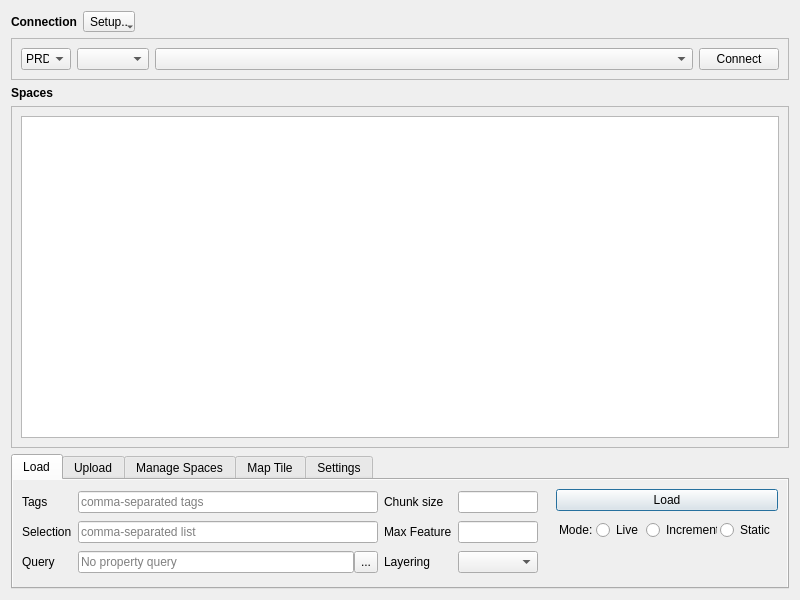
<?xml version="1.0" encoding="UTF-8"?>
<ui version="4.0">
 <class>Dialog</class>
 <widget class="QDialog" name="Dialog">
  <property name="geometry">
   <rect>
    <x>0</x>
    <y>0</y>
    <width>800</width>
    <height>600</height>
   </rect>
  </property>
  <property name="sizePolicy">
   <sizepolicy hsizetype="Minimum" vsizetype="Preferred">
    <horstretch>0</horstretch>
    <verstretch>0</verstretch>
   </sizepolicy>
  </property>
  <property name="windowTitle">
   <string>XYZ Hub Connector</string>
  </property>
  <layout class="QVBoxLayout" name="verticalLayout">
   <item>
    <widget class="QWidget" name="groupBox_token" native="true">
     <layout class="QVBoxLayout" name="verticalLayout_4">
      <property name="leftMargin">
       <number>0</number>
      </property>
      <property name="topMargin">
       <number>0</number>
      </property>
      <property name="rightMargin">
       <number>0</number>
      </property>
      <property name="bottomMargin">
       <number>0</number>
      </property>
      <item>
       <widget class="QWidget" name="widget_label_2" native="true">
        <property name="sizePolicy">
         <sizepolicy hsizetype="Preferred" vsizetype="Fixed">
          <horstretch>0</horstretch>
          <verstretch>0</verstretch>
         </sizepolicy>
        </property>
        <layout class="QFormLayout" name="formLayout_5">
         <property name="leftMargin">
          <number>0</number>
         </property>
         <property name="topMargin">
          <number>0</number>
         </property>
         <property name="rightMargin">
          <number>0</number>
         </property>
         <property name="bottomMargin">
          <number>0</number>
         </property>
         <item row="0" column="0">
          <widget class="QLabel" name="label_14">
           <property name="sizePolicy">
            <sizepolicy hsizetype="Fixed" vsizetype="Preferred">
             <horstretch>0</horstretch>
             <verstretch>0</verstretch>
            </sizepolicy>
           </property>
           <property name="font">
            <font>
             <weight>75</weight>
             <bold>true</bold>
            </font>
           </property>
           <property name="text">
            <string>Connection</string>
           </property>
          </widget>
         </item>
         <item row="0" column="1">
          <widget class="QToolButton" name="btn_menu_conn">
           <property name="sizePolicy">
            <sizepolicy hsizetype="Fixed" vsizetype="Preferred">
             <horstretch>0</horstretch>
             <verstretch>0</verstretch>
            </sizepolicy>
           </property>
           <property name="toolTip">
            <string>Setup Hub Server/Token</string>
           </property>
           <property name="text">
            <string>Setup..</string>
           </property>
           <property name="popupMode">
            <enum>QToolButton::InstantPopup</enum>
           </property>
           <action name="action_manage_server">
            <property name="text">
             <string>Hub Server</string>
            </property>
           </action>
           <action name="action_manage_token">
            <property name="text">
             <string>Hub Token</string>
            </property>
           </action>
           <addaction name="action_manage_server"/>
           <addaction name="action_manage_token"/>
          </widget>
         </item>
        </layout>
       </widget>
      </item>
      <item>
       <widget class="QFrame" name="frame_content_2">
        <property name="enabled">
         <bool>true</bool>
        </property>
        <property name="frameShape">
         <enum>QFrame::StyledPanel</enum>
        </property>
        <property name="frameShadow">
         <enum>QFrame::Raised</enum>
        </property>
        <layout class="QGridLayout" name="gridLayout_2">
         <item row="1" column="3">
          <widget class="QPushButton" name="btn_use">
           <property name="sizePolicy">
            <sizepolicy hsizetype="Preferred" vsizetype="Fixed">
             <horstretch>0</horstretch>
             <verstretch>0</verstretch>
            </sizepolicy>
           </property>
           <property name="text">
            <string>Connect</string>
           </property>
           <property name="autoDefault">
            <bool>false</bool>
           </property>
          </widget>
         </item>
         <item row="1" column="0">
          <widget class="QComboBox" name="comboBox_server">
           <property name="enabled">
            <bool>true</bool>
           </property>
           <property name="sizePolicy">
            <sizepolicy hsizetype="Fixed" vsizetype="Fixed">
             <horstretch>0</horstretch>
             <verstretch>0</verstretch>
            </sizepolicy>
           </property>
           <property name="maximumSize">
            <size>
             <width>50</width>
             <height>16777215</height>
            </size>
           </property>
           <property name="visible">
            <bool>false</bool>
           </property>
           <item>
            <property name="text">
             <string>PRD</string>
            </property>
           </item>
           <item>
            <property name="text">
             <string>CIT</string>
            </property>
           </item>
           <item>
            <property name="text">
             <string>SIT</string>
            </property>
           </item>
          </widget>
         </item>
         <item row="1" column="2">
          <widget class="QComboBox" name="comboBox_token">
           <property name="enabled">
            <bool>true</bool>
           </property>
           <property name="sizePolicy">
            <sizepolicy hsizetype="MinimumExpanding" vsizetype="Fixed">
             <horstretch>0</horstretch>
             <verstretch>0</verstretch>
            </sizepolicy>
           </property>
           <property name="toolTip">
            <string>Data Hub Token</string>
           </property>
           <property name="editable">
            <bool>false</bool>
           </property>
          </widget>
         </item>
         <item row="1" column="1">
          <widget class="QComboBox" name="comboBox_server_url">
           <property name="enabled">
            <bool>true</bool>
           </property>
           <property name="sizePolicy">
            <sizepolicy hsizetype="Fixed" vsizetype="Fixed">
             <horstretch>0</horstretch>
             <verstretch>0</verstretch>
            </sizepolicy>
           </property>
           <property name="maximumSize">
            <size>
             <width>100</width>
             <height>16777215</height>
            </size>
           </property>
           <property name="toolTip">
            <string>Data Hub Server</string>
           </property>
           <property name="editable">
            <bool>false</bool>
           </property>
          </widget>
         </item>
        </layout>
       </widget>
      </item>
     </layout>
    </widget>
   </item>
   <item>
    <widget class="QWidget" name="groupBox_table" native="true">
     <layout class="QVBoxLayout" name="verticalLayout_3">
      <property name="leftMargin">
       <number>0</number>
      </property>
      <property name="topMargin">
       <number>0</number>
      </property>
      <property name="rightMargin">
       <number>0</number>
      </property>
      <property name="bottomMargin">
       <number>0</number>
      </property>
      <item>
       <widget class="QWidget" name="widget_label_1" native="true">
        <property name="sizePolicy">
         <sizepolicy hsizetype="Preferred" vsizetype="Fixed">
          <horstretch>0</horstretch>
          <verstretch>0</verstretch>
         </sizepolicy>
        </property>
        <layout class="QFormLayout" name="formLayout_1">
         <property name="leftMargin">
          <number>0</number>
         </property>
         <property name="topMargin">
          <number>0</number>
         </property>
         <property name="rightMargin">
          <number>0</number>
         </property>
         <property name="bottomMargin">
          <number>0</number>
         </property>
         <item row="0" column="0">
          <widget class="QLabel" name="label_15">
           <property name="sizePolicy">
            <sizepolicy hsizetype="Fixed" vsizetype="Preferred">
             <horstretch>0</horstretch>
             <verstretch>0</verstretch>
            </sizepolicy>
           </property>
           <property name="font">
            <font>
             <weight>75</weight>
             <bold>true</bold>
            </font>
           </property>
           <property name="text">
            <string>Spaces</string>
           </property>
          </widget>
         </item>
        </layout>
       </widget>
      </item>
      <item>
       <widget class="QFrame" name="frame_content_1">
        <property name="frameShape">
         <enum>QFrame::StyledPanel</enum>
        </property>
        <property name="frameShadow">
         <enum>QFrame::Raised</enum>
        </property>
        <layout class="QVBoxLayout" name="verticalLayout_2">
         <item>
          <widget class="QTableView" name="tableView_space">
           <property name="sizePolicy">
            <sizepolicy hsizetype="MinimumExpanding" vsizetype="MinimumExpanding">
             <horstretch>0</horstretch>
             <verstretch>0</verstretch>
            </sizepolicy>
           </property>
          </widget>
         </item>
        </layout>
       </widget>
      </item>
     </layout>
    </widget>
   </item>
   <item>
    <widget class="QTabWidget" name="tabWidget">
     <property name="sizePolicy">
      <sizepolicy hsizetype="Expanding" vsizetype="Fixed">
       <horstretch>0</horstretch>
       <verstretch>0</verstretch>
      </sizepolicy>
     </property>
     <property name="currentIndex">
      <number>0</number>
     </property>
     <widget class="QWidget" name="tab_load">
      <property name="enabled">
       <bool>true</bool>
      </property>
      <property name="autoFillBackground">
       <bool>true</bool>
      </property>
      <attribute name="title">
       <string>Load</string>
      </attribute>
      <layout class="QHBoxLayout" name="horizontalLayout_4">
       <property name="spacing">
        <number>0</number>
       </property>
       <property name="leftMargin">
        <number>0</number>
       </property>
       <property name="topMargin">
        <number>0</number>
       </property>
       <property name="rightMargin">
        <number>0</number>
       </property>
       <property name="bottomMargin">
        <number>0</number>
       </property>
       <item>
        <widget class="QWidget" name="widget_2" native="true">
         <property name="sizePolicy">
          <sizepolicy hsizetype="Preferred" vsizetype="Preferred">
           <horstretch>0</horstretch>
           <verstretch>0</verstretch>
          </sizepolicy>
         </property>
         <layout class="QGridLayout" name="gridLayout">
          <item row="2" column="4">
           <widget class="QLabel" name="label_9">
            <property name="sizePolicy">
             <sizepolicy hsizetype="Fixed" vsizetype="Preferred">
              <horstretch>0</horstretch>
              <verstretch>0</verstretch>
             </sizepolicy>
            </property>
            <property name="text">
             <string>Layering</string>
            </property>
           </widget>
          </item>
          <item row="0" column="4">
           <widget class="QLabel" name="label">
            <property name="sizePolicy">
             <sizepolicy hsizetype="Fixed" vsizetype="Preferred">
              <horstretch>0</horstretch>
              <verstretch>0</verstretch>
             </sizepolicy>
            </property>
            <property name="text">
             <string>Chunk size</string>
            </property>
           </widget>
          </item>
          <item row="0" column="5">
           <widget class="QLineEdit" name="lineEdit_limit">
            <property name="sizePolicy">
             <sizepolicy hsizetype="Fixed" vsizetype="Fixed">
              <horstretch>0</horstretch>
              <verstretch>0</verstretch>
             </sizepolicy>
            </property>
            <property name="maximumSize">
             <size>
              <width>80</width>
              <height>16777215</height>
             </size>
            </property>
            <property name="text">
             <string comment="auto" extracomment="comment"/>
            </property>
            <property name="maxLength">
             <number>10</number>
            </property>
            <property name="alignment">
             <set>Qt::AlignRight|Qt::AlignTrailing|Qt::AlignVCenter</set>
            </property>
           </widget>
          </item>
          <item row="1" column="5">
           <widget class="QLineEdit" name="lineEdit_max_feat">
            <property name="sizePolicy">
             <sizepolicy hsizetype="Fixed" vsizetype="Fixed">
              <horstretch>0</horstretch>
              <verstretch>0</verstretch>
             </sizepolicy>
            </property>
            <property name="maximumSize">
             <size>
              <width>80</width>
              <height>16777215</height>
             </size>
            </property>
            <property name="maxLength">
             <number>15</number>
            </property>
            <property name="alignment">
             <set>Qt::AlignRight|Qt::AlignTrailing|Qt::AlignVCenter</set>
            </property>
           </widget>
          </item>
          <item row="0" column="1" colspan="3">
           <widget class="QLineEdit" name="lineEdit_tags">
            <property name="sizePolicy">
             <sizepolicy hsizetype="Minimum" vsizetype="Fixed">
              <horstretch>0</horstretch>
              <verstretch>0</verstretch>
             </sizepolicy>
            </property>
            <property name="maxLength">
             <number>2000</number>
            </property>
            <property name="placeholderText">
             <string>comma-separated tags</string>
            </property>
           </widget>
          </item>
          <item row="0" column="0">
           <widget class="QLabel" name="label_3">
            <property name="sizePolicy">
             <sizepolicy hsizetype="Fixed" vsizetype="Preferred">
              <horstretch>0</horstretch>
              <verstretch>0</verstretch>
             </sizepolicy>
            </property>
            <property name="text">
             <string>Tags</string>
            </property>
           </widget>
          </item>
          <item row="1" column="1" colspan="3">
           <widget class="QLineEdit" name="lineEdit_selection">
            <property name="sizePolicy">
             <sizepolicy hsizetype="Minimum" vsizetype="Fixed">
              <horstretch>0</horstretch>
              <verstretch>0</verstretch>
             </sizepolicy>
            </property>
            <property name="maxLength">
             <number>2000</number>
            </property>
            <property name="placeholderText">
             <string>comma-separated list</string>
            </property>
           </widget>
          </item>
          <item row="1" column="4">
           <widget class="QLabel" name="label_2">
            <property name="sizePolicy">
             <sizepolicy hsizetype="Fixed" vsizetype="Preferred">
              <horstretch>0</horstretch>
              <verstretch>0</verstretch>
             </sizepolicy>
            </property>
            <property name="text">
             <string>Max Feature</string>
            </property>
           </widget>
          </item>
          <item row="1" column="0">
           <widget class="QLabel" name="label_12">
            <property name="sizePolicy">
             <sizepolicy hsizetype="Fixed" vsizetype="Preferred">
              <horstretch>0</horstretch>
              <verstretch>0</verstretch>
             </sizepolicy>
            </property>
            <property name="text">
             <string>Selection</string>
            </property>
           </widget>
          </item>
          <item row="2" column="5">
           <widget class="QComboBox" name="comboBox_similarity_threshold"/>
          </item>
          <item row="2" column="0">
           <widget class="QLabel" name="label_13">
            <property name="sizePolicy">
             <sizepolicy hsizetype="Fixed" vsizetype="Preferred">
              <horstretch>0</horstretch>
              <verstretch>0</verstretch>
             </sizepolicy>
            </property>
            <property name="text">
             <string>Query</string>
            </property>
           </widget>
          </item>
          <item row="2" column="1" colspan="3">
           <widget class="QWidget" name="widget_line_filter" native="true">
            <layout class="QHBoxLayout" name="horizontalLayout_9">
             <property name="spacing">
              <number>0</number>
             </property>
             <property name="leftMargin">
              <number>0</number>
             </property>
             <property name="topMargin">
              <number>0</number>
             </property>
             <property name="rightMargin">
              <number>0</number>
             </property>
             <property name="bottomMargin">
              <number>0</number>
             </property>
             <item>
              <widget class="QLineEdit" name="lineEdit_filter">
               <property name="sizePolicy">
                <sizepolicy hsizetype="Minimum" vsizetype="Fixed">
                 <horstretch>0</horstretch>
                 <verstretch>0</verstretch>
                </sizepolicy>
               </property>
               <property name="maxLength">
                <number>2000</number>
               </property>
               <property name="readOnly">
                <bool>true</bool>
               </property>
               <property name="placeholderText">
                <string>No property query</string>
               </property>
              </widget>
             </item>
             <item>
              <widget class="QToolButton" name="btn_filter">
               <property name="sizePolicy">
                <sizepolicy hsizetype="Fixed" vsizetype="Preferred">
                 <horstretch>0</horstretch>
                 <verstretch>0</verstretch>
                </sizepolicy>
               </property>
               <property name="text">
                <string>...</string>
               </property>
              </widget>
             </item>
            </layout>
           </widget>
          </item>
         </layout>
        </widget>
       </item>
       <item>
        <widget class="QWidget" name="widget_4" native="true">
         <property name="maximumSize">
          <size>
           <width>240</width>
           <height>16777215</height>
          </size>
         </property>
         <layout class="QFormLayout" name="formLayout">
          <item row="0" column="0" colspan="2">
           <widget class="QPushButton" name="btn_load">
            <property name="text">
             <string>Load</string>
            </property>
           </widget>
          </item>
          <item row="1" column="0" colspan="2">
           <widget class="QFrame" name="frame_2">
            <layout class="QHBoxLayout" name="horizontalLayout_8">
             <property name="spacing">
              <number>3</number>
             </property>
             <property name="leftMargin">
              <number>3</number>
             </property>
             <property name="topMargin">
              <number>3</number>
             </property>
             <property name="rightMargin">
              <number>3</number>
             </property>
             <property name="bottomMargin">
              <number>3</number>
             </property>
             <item>
              <widget class="QLabel" name="label_10">
               <property name="text">
                <string>Mode:</string>
               </property>
              </widget>
             </item>
             <item>
              <widget class="QRadioButton" name="radioButton_loading_live">
               <property name="layoutDirection">
                <enum>Qt::LeftToRight</enum>
               </property>
               <property name="text">
                <string>Live</string>
               </property>
              </widget>
             </item>
             <item>
              <widget class="QRadioButton" name="radioButton_loading_tile">
               <property name="layoutDirection">
                <enum>Qt::LeftToRight</enum>
               </property>
               <property name="text">
                <string>Incremental</string>
               </property>
              </widget>
             </item>
             <item>
              <widget class="QRadioButton" name="radioButton_loading_single">
               <property name="layoutDirection">
                <enum>Qt::LeftToRight</enum>
               </property>
               <property name="text">
                <string>Static</string>
               </property>
              </widget>
             </item>
            </layout>
           </widget>
          </item>
         </layout>
        </widget>
       </item>
      </layout>
     </widget>
     <widget class="QWidget" name="tab_upload">
      <property name="autoFillBackground">
       <bool>true</bool>
      </property>
      <attribute name="title">
       <string>Upload</string>
      </attribute>
      <layout class="QHBoxLayout" name="horizontalLayout_5">
       <property name="spacing">
        <number>0</number>
       </property>
       <property name="leftMargin">
        <number>0</number>
       </property>
       <property name="topMargin">
        <number>0</number>
       </property>
       <property name="rightMargin">
        <number>0</number>
       </property>
       <property name="bottomMargin">
        <number>0</number>
       </property>
       <item>
        <widget class="QWidget" name="widget_3" native="true">
         <property name="sizePolicy">
          <sizepolicy hsizetype="Preferred" vsizetype="Preferred">
           <horstretch>0</horstretch>
           <verstretch>0</verstretch>
          </sizepolicy>
         </property>
         <layout class="QFormLayout" name="formLayout_3">
          <item row="0" column="0">
           <widget class="QLabel" name="label_4">
            <property name="sizePolicy">
             <sizepolicy hsizetype="Fixed" vsizetype="Preferred">
              <horstretch>0</horstretch>
              <verstretch>0</verstretch>
             </sizepolicy>
            </property>
            <property name="text">
             <string>Tags</string>
            </property>
           </widget>
          </item>
          <item row="0" column="1">
           <widget class="QLineEdit" name="lineEdit_tags_upload">
            <property name="sizePolicy">
             <sizepolicy hsizetype="Preferred" vsizetype="Fixed">
              <horstretch>0</horstretch>
              <verstretch>0</verstretch>
             </sizepolicy>
            </property>
            <property name="minimumSize">
             <size>
              <width>300</width>
              <height>0</height>
             </size>
            </property>
            <property name="maxLength">
             <number>2000</number>
            </property>
            <property name="placeholderText">
             <string>comma-separated tags</string>
            </property>
           </widget>
          </item>
          <item row="1" column="1">
           <widget class="QgsMapLayerComboBox" name="mMapLayerComboBox"/>
          </item>
          <item row="1" column="0">
           <widget class="QLabel" name="label_5">
            <property name="text">
             <string>Layer</string>
            </property>
           </widget>
          </item>
         </layout>
        </widget>
       </item>
       <item>
        <widget class="QWidget" name="widget_5" native="true">
         <property name="maximumSize">
          <size>
           <width>240</width>
           <height>16777215</height>
          </size>
         </property>
         <layout class="QFormLayout" name="formLayout_4">
          <item row="0" column="0" colspan="2">
           <widget class="QPushButton" name="btn_upload">
            <property name="text">
             <string>Upload</string>
            </property>
           </widget>
          </item>
         </layout>
        </widget>
       </item>
      </layout>
     </widget>
     <widget class="QWidget" name="tab_manage">
      <property name="autoFillBackground">
       <bool>true</bool>
      </property>
      <attribute name="title">
       <string>Manage Spaces</string>
      </attribute>
      <layout class="QHBoxLayout" name="horizontalLayout_2">
       <property name="spacing">
        <number>0</number>
       </property>
       <property name="leftMargin">
        <number>0</number>
       </property>
       <property name="topMargin">
        <number>0</number>
       </property>
       <property name="rightMargin">
        <number>0</number>
       </property>
       <property name="bottomMargin">
        <number>0</number>
       </property>
       <item>
        <widget class="QWidget" name="widget_10" native="true">
         <layout class="QHBoxLayout" name="horizontalLayout_10">
          <property name="spacing">
           <number>20</number>
          </property>
          <item>
           <widget class="QPushButton" name="btn_new">
            <property name="enabled">
             <bool>false</bool>
            </property>
            <property name="sizePolicy">
             <sizepolicy hsizetype="Preferred" vsizetype="Fixed">
              <horstretch>0</horstretch>
              <verstretch>0</verstretch>
             </sizepolicy>
            </property>
            <property name="text">
             <string>New</string>
            </property>
           </widget>
          </item>
          <item>
           <widget class="QPushButton" name="btn_edit">
            <property name="enabled">
             <bool>false</bool>
            </property>
            <property name="sizePolicy">
             <sizepolicy hsizetype="Preferred" vsizetype="Fixed">
              <horstretch>0</horstretch>
              <verstretch>0</verstretch>
             </sizepolicy>
            </property>
            <property name="text">
             <string>Edit</string>
            </property>
           </widget>
          </item>
          <item>
           <widget class="QPushButton" name="btn_delete">
            <property name="enabled">
             <bool>false</bool>
            </property>
            <property name="sizePolicy">
             <sizepolicy hsizetype="Preferred" vsizetype="Fixed">
              <horstretch>0</horstretch>
              <verstretch>0</verstretch>
             </sizepolicy>
            </property>
            <property name="text">
             <string>Delete</string>
            </property>
           </widget>
          </item>
         </layout>
        </widget>
       </item>
      </layout>
     </widget>
     <widget class="QWidget" name="tab_basemap">
      <property name="autoFillBackground">
       <bool>true</bool>
      </property>
      <attribute name="title">
       <string>Map Tile</string>
      </attribute>
      <layout class="QHBoxLayout" name="horizontalLayout_6">
       <property name="spacing">
        <number>0</number>
       </property>
       <property name="leftMargin">
        <number>0</number>
       </property>
       <property name="topMargin">
        <number>0</number>
       </property>
       <property name="rightMargin">
        <number>0</number>
       </property>
       <property name="bottomMargin">
        <number>0</number>
       </property>
       <item>
        <widget class="QWidget" name="widget_6" native="true">
         <property name="sizePolicy">
          <sizepolicy hsizetype="Preferred" vsizetype="Preferred">
           <horstretch>0</horstretch>
           <verstretch>0</verstretch>
          </sizepolicy>
         </property>
         <layout class="QGridLayout" name="gridLayout_4">
          <item row="0" column="1" colspan="4">
           <widget class="QComboBox" name="comboBox_basemap"/>
          </item>
          <item row="3" column="1">
           <widget class="QLineEdit" name="lineEdit_app_id">
            <property name="sizePolicy">
             <sizepolicy hsizetype="Preferred" vsizetype="Fixed">
              <horstretch>1</horstretch>
              <verstretch>0</verstretch>
             </sizepolicy>
            </property>
           </widget>
          </item>
          <item row="3" column="0">
           <widget class="QLabel" name="label_6">
            <property name="text">
             <string>App Id</string>
            </property>
           </widget>
          </item>
          <item row="2" column="1">
           <widget class="QLineEdit" name="lineEdit_app_code">
            <property name="sizePolicy">
             <sizepolicy hsizetype="Preferred" vsizetype="Fixed">
              <horstretch>1</horstretch>
              <verstretch>0</verstretch>
             </sizepolicy>
            </property>
           </widget>
          </item>
          <item row="2" column="2" rowspan="2">
           <widget class="Line" name="line">
            <property name="frameShadow">
             <enum>QFrame::Raised</enum>
            </property>
            <property name="lineWidth">
             <number>1</number>
            </property>
            <property name="midLineWidth">
             <number>0</number>
            </property>
            <property name="orientation">
             <enum>Qt::Vertical</enum>
            </property>
           </widget>
          </item>
          <item row="0" column="0">
           <widget class="QLabel" name="label_8">
            <property name="text">
             <string>Map Tile</string>
            </property>
           </widget>
          </item>
          <item row="2" column="3">
           <widget class="QLabel" name="label_11">
            <property name="text">
             <string>Api Key</string>
            </property>
            <property name="indent">
             <number>6</number>
            </property>
           </widget>
          </item>
          <item row="2" column="0">
           <widget class="QLabel" name="label_7">
            <property name="text">
             <string>App Code</string>
            </property>
           </widget>
          </item>
          <item row="2" column="4">
           <widget class="QLineEdit" name="lineEdit_api_key">
            <property name="sizePolicy">
             <sizepolicy hsizetype="Preferred" vsizetype="Fixed">
              <horstretch>1</horstretch>
              <verstretch>0</verstretch>
             </sizepolicy>
            </property>
           </widget>
          </item>
          <item row="1" column="0" colspan="5">
           <widget class="Line" name="line_2">
            <property name="orientation">
             <enum>Qt::Horizontal</enum>
            </property>
           </widget>
          </item>
         </layout>
        </widget>
       </item>
       <item>
        <widget class="QWidget" name="widget_7" native="true">
         <property name="sizePolicy">
          <sizepolicy hsizetype="Preferred" vsizetype="Preferred">
           <horstretch>1</horstretch>
           <verstretch>0</verstretch>
          </sizepolicy>
         </property>
         <property name="maximumSize">
          <size>
           <width>240</width>
           <height>16777215</height>
          </size>
         </property>
         <layout class="QFormLayout" name="formLayout_6">
          <item row="0" column="0" colspan="2">
           <widget class="QPushButton" name="btn_basemap">
            <property name="text">
             <string>Add Map Tile</string>
            </property>
           </widget>
          </item>
         </layout>
        </widget>
       </item>
      </layout>
     </widget>
     <widget class="QWidget" name="tab_setting">
      <property name="autoFillBackground">
       <bool>true</bool>
      </property>
      <attribute name="title">
       <string>Settings</string>
      </attribute>
      <layout class="QHBoxLayout" name="horizontalLayout_7">
       <property name="spacing">
        <number>0</number>
       </property>
       <property name="leftMargin">
        <number>0</number>
       </property>
       <property name="topMargin">
        <number>0</number>
       </property>
       <property name="rightMargin">
        <number>0</number>
       </property>
       <property name="bottomMargin">
        <number>0</number>
       </property>
       <item>
        <widget class="QWidget" name="widget_8" native="true">
         <layout class="QHBoxLayout" name="horizontalLayout">
          <item>
           <spacer name="horizontalSpacer">
            <property name="orientation">
             <enum>Qt::Horizontal</enum>
            </property>
            <property name="sizeType">
             <enum>QSizePolicy::Preferred</enum>
            </property>
            <property name="sizeHint" stdset="0">
             <size>
              <width>40</width>
              <height>20</height>
             </size>
            </property>
           </spacer>
          </item>
         </layout>
        </widget>
       </item>
       <item>
        <widget class="QWidget" name="widget_9" native="true">
         <property name="maximumSize">
          <size>
           <width>240</width>
           <height>16777215</height>
          </size>
         </property>
         <layout class="QFormLayout" name="formLayout_8">
          <item row="0" column="0" colspan="2">
           <widget class="QPushButton" name="btn_clear_cache">
            <property name="text">
             <string>Clear Cache</string>
            </property>
           </widget>
          </item>
         </layout>
        </widget>
       </item>
      </layout>
     </widget>
    </widget>
   </item>
  </layout>
 </widget>
 <customwidgets>
  <customwidget>
   <class>QgsMapLayerComboBox</class>
   <extends>QComboBox</extends>
   <header>qgis.gui</header>
  </customwidget>
 </customwidgets>
 <tabstops>
  <tabstop>btn_menu_conn</tabstop>
  <tabstop>comboBox_server_url</tabstop>
  <tabstop>comboBox_token</tabstop>
  <tabstop>btn_use</tabstop>
  <tabstop>tableView_space</tabstop>
  <tabstop>tabWidget</tabstop>
  <tabstop>lineEdit_tags</tabstop>
  <tabstop>lineEdit_selection</tabstop>
  <tabstop>lineEdit_filter</tabstop>
  <tabstop>btn_filter</tabstop>
  <tabstop>lineEdit_limit</tabstop>
  <tabstop>lineEdit_max_feat</tabstop>
  <tabstop>comboBox_similarity_threshold</tabstop>
  <tabstop>radioButton_loading_live</tabstop>
  <tabstop>radioButton_loading_tile</tabstop>
  <tabstop>radioButton_loading_single</tabstop>
  <tabstop>btn_load</tabstop>
  <tabstop>lineEdit_tags_upload</tabstop>
  <tabstop>mMapLayerComboBox</tabstop>
  <tabstop>btn_upload</tabstop>
  <tabstop>btn_new</tabstop>
  <tabstop>btn_edit</tabstop>
  <tabstop>btn_delete</tabstop>
  <tabstop>comboBox_basemap</tabstop>
  <tabstop>lineEdit_app_code</tabstop>
  <tabstop>lineEdit_app_id</tabstop>
  <tabstop>lineEdit_api_key</tabstop>
  <tabstop>btn_basemap</tabstop>
  <tabstop>btn_clear_cache</tabstop>
 </tabstops>
 <resources/>
 <connections/>
</ui>
